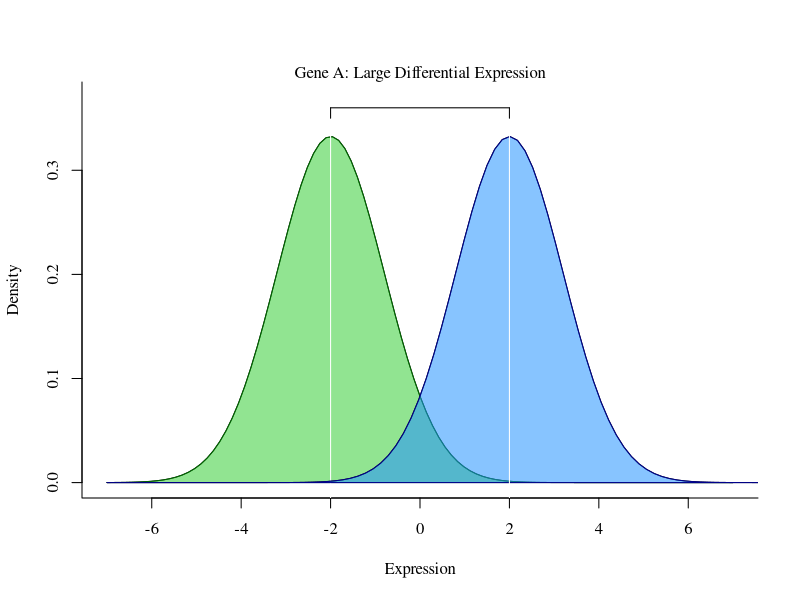
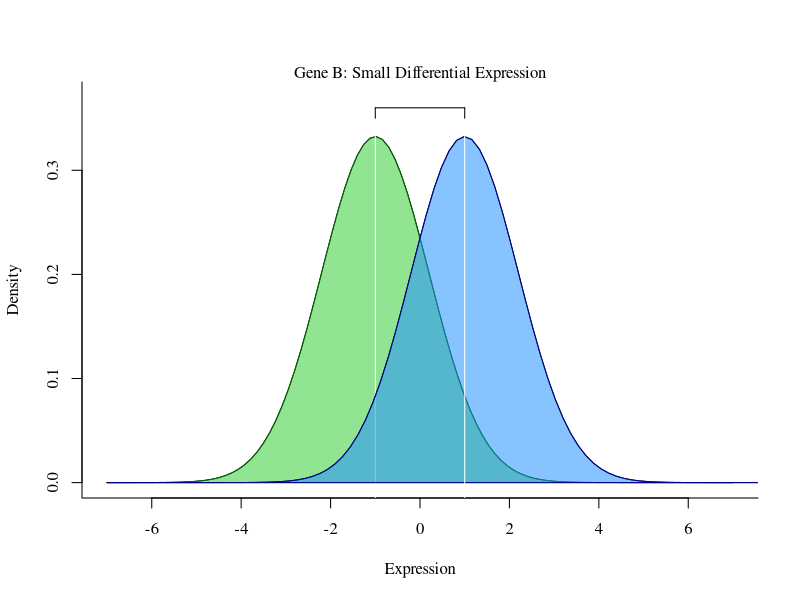
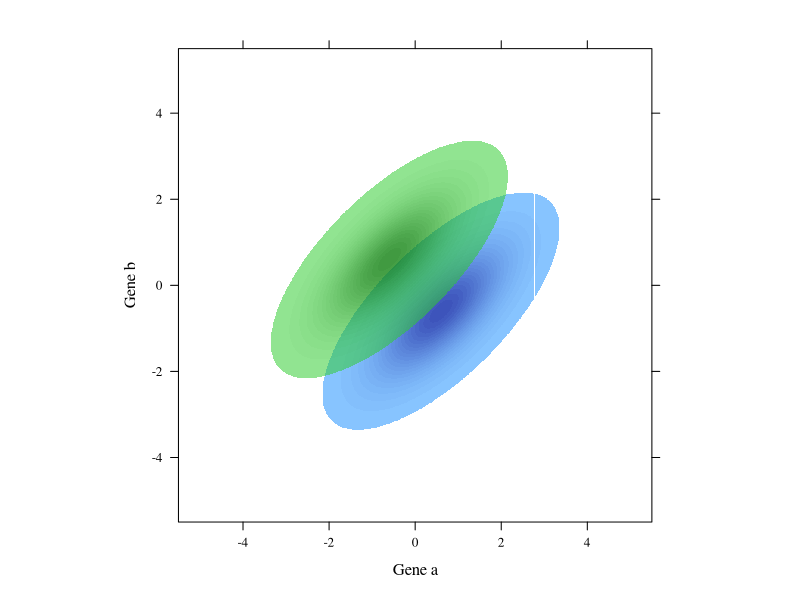
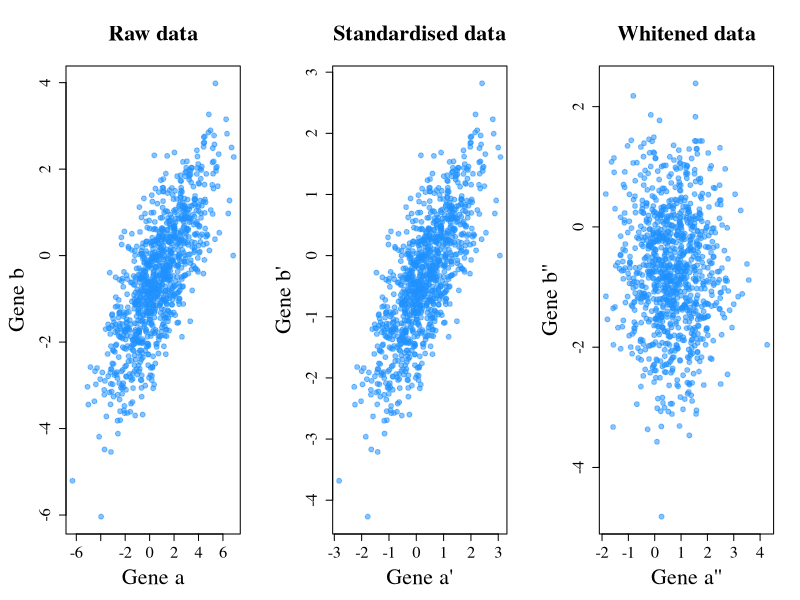
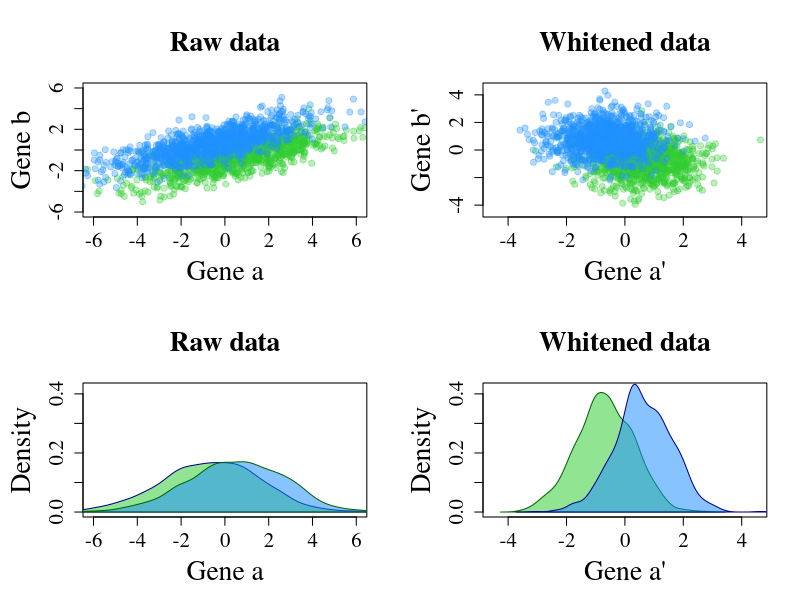

Recreate these plots in R, in order.
## ---- chunk 1
knitr::opts_chunk$set(echo = TRUE)
knitr::opts_chunk$set(dev = 'svg')
library(mvtnorm)
library(lattice)
library(latticeExtra)
library(expm)
## ---- chunk 2
par(family="serif")
# Large DE
polygon(curve(expr = dnorm(x, mean = -2, sd = 1.2), 
              from = -7, to = 7, ylab = "Density", 
              xlab="Expression", bty = "L", ylim = c(0,0.37)),
        border = "#006400", col = "#32CD3288")
abline(v = -2, col= "white")
par(new=TRUE)
polygon(curve(expr = dnorm(x, mean = 2, sd = 1.2), 
              from = -7, to = 10, ylab = "", xlim = c(-7,7),
              xlab="", bty = "n", axes=FALSE, ylim = c(0,0.37)),
        border = "#00008B", col = "#1E90FF88")
abline(v = 2, col= "white")
lines(x=c(-2,2), y = c(0.36, 0.36))
lines(x=c(-2,-2), y = c(0.36, 0.35))
lines(x=c(2,2), y = c(0.36, 0.35))
mtext(text = "Gene A: Large Differential Expression", side = 3)


# Small DE
polygon(curve(expr = dnorm(x, mean = -1, sd = 1.2), 
              from = -7, to = 7, ylab = "Density", 
              xlab="Expression", bty = "L", ylim = c(0,0.37)),
        border = "#006400", col = "#32CD3288")
abline(v = -1, col= "white")
par(new=TRUE)
polygon(curve(expr = dnorm(x, mean = 1, sd = 1.2), 
              from = -7, to = 10, ylab = "", xlim = c(-7,7),
              xlab="", bty = "n", axes=FALSE, ylim = c(0,0.37)),
        border = "#00008B", col = "#1E90FF88")
abline(v = 1, col= "white")
lines(x=c(-1,1), y = c(0.36, 0.36))
lines(x=c(-1,-1), y = c(0.36, 0.35))
lines(x=c(1,1), y = c(0.36, 0.35))
mtext(text = "Gene B: Small Differential Expression", side = 3)

## ---- chunk 3
par(family="serif")
blue <- function(x,y) dmvnorm(cbind(x,y),c(0.6,-0.6),matrix(c(1,0.7,0.7,1),ncol=2))
green <- function(x,y) dmvnorm(cbind(x,y),c(-0.6,0.6),matrix(c(1,0.7,0.7,1),ncol=2))

precision <- 1000

colblue <- colorRamp(c("#1E90FF88","#00008BDD"), alpha = T)(seq(0,1,0.001))
colgreen <- colorRamp(c("#32CD3288","#006400DD"), alpha = T)(seq(0,1,0.001))

bmat <- outer(seq(-5, 5, length=precision), seq(-5, 5, length=precision), blue)
gmat <- outer(seq(-5, 5, length=precision), seq(-5, 5, length=precision), green)


blueplot <- contourplot(bmat, at=seq(.005,.3,.01),
          row.values =  seq(-5, 5, length=precision), 
          column.values = seq(-5, 5, length=precision),
          region=T, labels = F,
          contour = F,
          col = "white",
          colorkey = F,
          col.regions = rgb(colblue[,1:3], 
                            alpha = colblue[,4],
                            maxColorValue = 255),
          xlab = "Gene a", ylab= "Gene b", 
          par.settings=list(axis.text=list(fontfamily="serif"),
                            par.xlab.text=list(fontfamily="serif"),
                            par.ylab.text=list(fontfamily="serif"),
                            par.main.text=list(fontfamily="serif"),
                            par.sub.text=list(fontfamily="serif")))

greenplot <- contourplot(gmat, at=seq(.005,.3,.01),
          row.values =  seq(-5, 5, length=precision), 
          column.values = seq(-5, 5, length=precision),
          region=T, labels = F,
          contour = F,
          col = "white",
          col.regions = rgb(colgreen[,1:3], 
                            alpha = colgreen[,4],
                            maxColorValue = 255))

print(blueplot + as.layer(greenplot))

## ---- chunk 4
par(mfrow=c(1,3), family = "serif", mar = c(5,5,5,2))

# Covariance matrix
sigma <- matrix(c(5,2.4,2.4,2),ncol=2)
# Generate raw data
df <- rmvnorm(1000,c(0.6,-0.6),sigma)
plot(data.frame(df), xlab = "Gene a", ylab = "Gene b", main = "Raw data", 
     pch=19, col = "#1E90FF88", cex.lab=2, cex.main=2, cex.axis=1.5)

# Extract variance diagonal matrix and standardise data
V <- diag(diag(sigma))
dfstd <- data.frame(t(solve(sqrt(V))%*%t(df)))
plot(dfstd, xlab = "Gene a'", ylab = "Gene b'", main = "Standardised data",
     pch=19, col = "#1E90FF88", cex.lab=2, cex.main=2, cex.axis=1.5)

# Perform ZCA-cor whitening (see paper) to decorrelate data
P <- solve(sqrt(V))%*%sigma%*%solve(sqrt(V))
W <- solve(sqrtm(P))%*%solve(sqrtm(V))
dfwhite <- data.frame(t(W%*%t(df)))
plot(dfwhite, xlab = "Gene a''", ylab = "Gene b''", main = "Whitened data",
     pch=19, col = "#1E90FF88", cex.lab=2, cex.main=2, cex.axis=1.5)

## ---- chunk 5
par(mfrow=c(2,2), family = "serif", mar=c(5,5,5,2))
set.seed(3665364)
# Covariance matrix
sigma <- matrix(c(5,2.4,2.4,2),ncol=2)
# Generate raw data
df <- data.frame(rbind(rmvnorm(1000,c(0.6,-0.6),sigma),
                       rmvnorm(1000,c(-0.6,0.6),sigma)),
                 colour=rep(c("#32CD3255", "#1E90FF55"), each=1000), 
                 stringsAsFactors=F)
with(df, plot(X1, X2, xlab = "Gene a", ylab = "Gene b", main = "Raw data", 
              xlim=c(-6,6), ylim=c(-6,6), pch=19, col = colour, cex.lab=2, 
              cex.main=2, cex.axis=1.5))

# Perform ZCA-cor whitening (see paper) to decorrelate data
V <- diag(diag(sigma))
P <- solve(sqrt(V))%*%sigma%*%solve(sqrt(V))
W <- solve(sqrtm(P))%*%solve(sqrtm(V))
dfwhite <- data.frame(t(W%*%t(as.matrix(df[,1:2]))),
                      colour=rep(c("#32CD3255", "#1E90FF55"), each=1000), 
                      stringsAsFactors=F)
with(dfwhite, plot(X1, X2, xlab = "Gene a'", ylab = "Gene b'", xlim=c(-4.5,4.5), 
                   ylim=c(-4.5,4.5), main = "Whitened data", pch=19, col = colour, 
                   cex.lab=2, cex.main=2, cex.axis=1.5))

# plot marginal gene A Raw Data
plot(NA, ylim=c(0,0.42), xlim=c(-6,6), xlab = "Gene a", ylab = "Density", main = "Raw data",
     cex.lab=2, cex.main=2, cex.axis=1.5)
polygon(density(df$X1[1001:2000]), col = "#32CD3288", border = "#00008B")
polygon(density(df$X1[1:1000]), col = "#1E90FF88", border = "#006400")


# plot marginal gene A Whitened Data
plot(NA, ylim=c(0,0.42), xlim=c(-4.5,4.5), xlab = "Gene a'", ylab = "Density", 
     main = "Whitened data", cex.lab=2, cex.main=2, cex.axis=1.5)
polygon(density(dfwhite$X1[1001:2000]), col = "#32CD3288", border = "#006400")
polygon(density(dfwhite$X1[1:1000]), col = "#1E90FF88", border = "#00008B")
